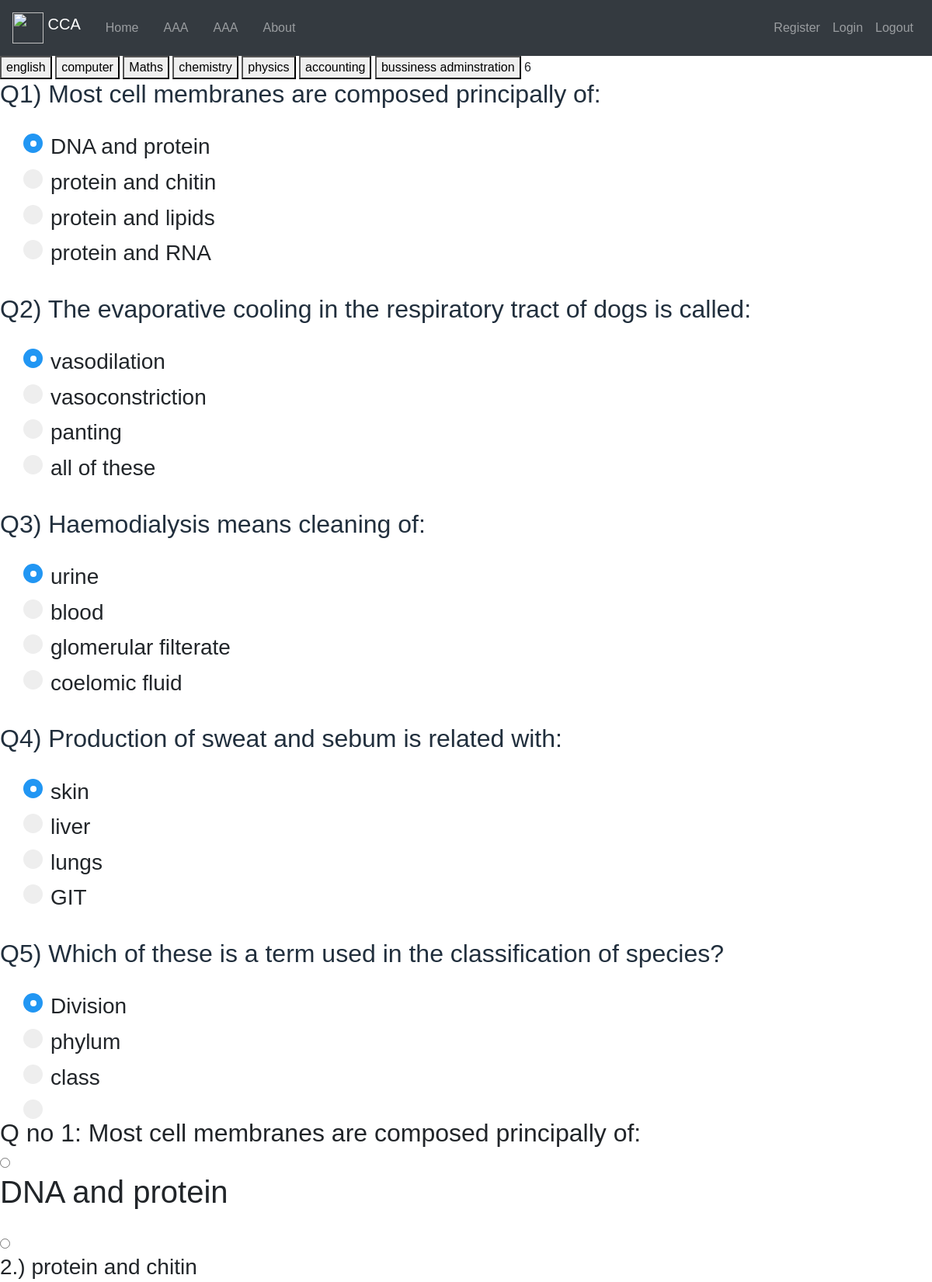
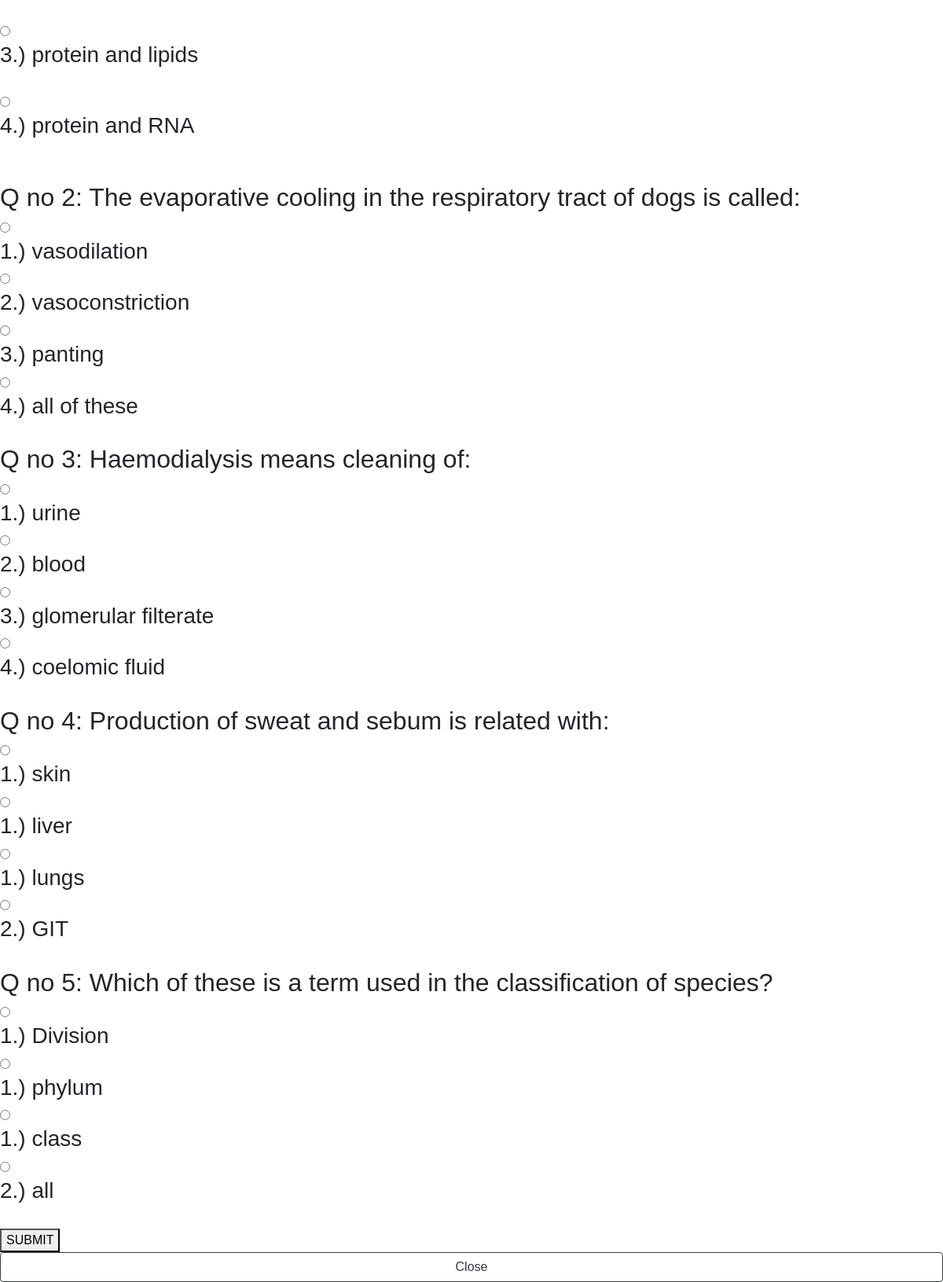
The app's page /CCA/test/6/ with its own data (2 pictures, top to bottom).
### CCA/models.py (models this page shows)
class Questionaries(models.Model):
     field_id = models.ForeignKey(Field,default=True,on_delete=models.CASCADE)
     diff_id =  models.ForeignKey(Difficulty_level,default=True,on_delete=models.CASCADE)
     questions= models.CharField(default=True,max_length=200)
     op_1= models.CharField(default=True,max_length=100)
     op_2= models.CharField(default=True,max_length=100)
     op_3= models.CharField(default=True,max_length=100)
     op_4= models.CharField(default=True,max_length=100)
     answer= models.CharField(default=True,max_length=100)
     def __str__(self):
        return self.questions

### CCA/views.py (the view)
# urls.py: path('test/<int:field_id>/', views.test, name='test'),
def test(request,field_id):
    english = Questionaries.objects.filter(field_id=field_id)
    print("field_id",field_id)
    e_0=english[0]
    e_1=english[1]
    e_2=english[2]
    e_3=english[3]
    e_4=english[4]
    en_0 = Questionaries.objects.filter(questions=e_0)
    en_1 = Questionaries.objects.filter(questions=e_1)
    en_2 = Questionaries.objects.filter(questions=e_2)
    en_3 = Questionaries.objects.filter(questions=e_3)
    en_4 = Questionaries.objects.filter(questions=e_4)
    param = {'english': english,'en_0':en_0,'en_1':en_1,'en_2':en_2,'en_3':en_3,'en_4':en_4,'e_0':e_0,
    'field_id':field_id}
    return render(request,'CCA/test.html',param)

### CCA/templates/CCA/test.html (shortened to what this page needs)
<!DOCTYPE html>
<html lang="en">
<head>
</head>
<body>
{% extends 'CCA/base.html' %}
{% block body %}
{% include 'CCA/fields.html' %}
<form action="{% url 'CCA:english' field_id %}" method='Post'>
  {% include 'CCA/main.html' %}
{% endblock %}

### CCA/templates/CCA/base.html (shortened to what this page needs)
<!DOCTYPE html>
<html lang="en">
<head>
    <link rel="stylesheet" href="https://stackpath.bootstrapcdn.com/bootstrap/4.3.1/css/bootstrap.min.css">
</head>
<body>
 <nav class="navbar navbar-expand-lg navbar-dark bg-dark">
  <a class="navbar-brand" href="#">
      {% load static %}
    <img src="#" width="40" height="40" class="d-inline-block align-top" alt="">
   CCA
  </a>
  <div class="collapse navbar-collapse" id="navbarSupportedContent">
    <ul class="navbar-nav mr-auto">
      <li class="nav-link">
        <a class="nav-link" href="#">Home <span class="sr-only">(current)</span></a>
      </li>
      <li class="nav-link">
        <a class="nav-link" href="#">AAA <span class="sr-only">(current)</span></a>
      </li>
      <li class="nav-link">
        <a class="nav-link" href="#">AAA <span class="sr-only">(current)</span></a>
      </li>
 	 <li class="nav-link">
        <a class="nav-link" href="#">About <span class="sr-only">(current)</span></a>
      </li>
         </ul>
    <ul class="nav justify-content-center">
	<li class="nav-item active navbar-nav mr-auto">
        <a class="nav-link" href="{% url 'CCA:register' %}">Register <span class="sr-only">(current)</span></a>
      </li>
      <li class="nav-item active navbar-nav mr-auto">
        <a class="nav-link" href="{% url 'CCA:login' %}">Login <span class="sr-only">(current)</span></a>
      </li>
      <li class="nav-item active navbar-nav mr-auto">
        <a class="nav-link" href="{% url 'CCA:logout' %}">Logout <span class="sr-only">(current)</span></a>
      </li>
    </ul>
  </div>
</nav>
{% block body %}
{% endblock %}
</body>
</html>

### CCA/templates/CCA/fields.html (shortened to what this page needs)
<!DOCTYPE html>
<html lang="en">
<head>
</head>
<body>
<a href="{% url 'CCA:test' 11 %}"><button>english</button></a>
<a href="{% url 'CCA:test' 7 %}"><button>computer</button></a>
<a href="{% url 'CCA:test' 8 %}"><button>Maths</button></a>
<a href="{% url 'CCA:test' 9 %}"><button>chemistry</button></a>
<a href="{% url 'CCA:test' 10 %}"><button>physics</button></a>
<a href="{% url 'CCA:test' 12 %}"><button>accounting</button></a>
<a href="{% url 'CCA:test' 14 %}"><button>bussiness adminstration</button></a>
</body>
</html>

### CCA/templates/CCA/main.html (shortened to what this page needs)
{% for i in en_0 %}
<h2 style="color:#212F3D;">Q1) {{i.questions}}</h2> </br>
<label class="container"><h3>{{i.op_1}}</h3>
  <span class="checkmark"></span>
</label>
<label class="container"> <h3> {{i.op_2}} </h3>
  <span class="checkmark"></span>
</label>
<label class="container"> <h3> {{i.op_3}} </h3>
  <span class="checkmark"></span>
</label>
<label class="container"> <h3> {{i.op_4}} </h3>
  <span class="checkmark"></span>
</label>
 {% endfor %}
 {% for i in en_1 %}
<h2 style="color:#212F3D;">Q2) {{i.questions}}</h2> </br>
<label class="container"><h3>{{i.op_1}}</h3>
  <span class="checkmark"></span>
</label>
<label class="container"> <h3> {{i.op_2}} </h3>
  <span class="checkmark"></span>
</label>
<label class="container"> <h3> {{i.op_3}} </h3>
  <span class="checkmark"></span>
</label>
<label class="container"> <h3> {{i.op_4}} </h3>
  <span class="checkmark"></span>
</label>
 {% endfor %}
 {% for i in en_2 %}
<h2 style="color:#212F3D;">Q3) {{i.questions}}</h2></br>
<label class="container"><h3>{{i.op_1}}</h3>
  <span class="checkmark"></span>
</label>
<label class="container"> <h3> {{i.op_2}} </h3>
  <span class="checkmark"></span>
</label>
<label class="container"> <h3> {{i.op_3}} </h3>
  <span class="checkmark"></span>
</label>
<label class="container"> <h3> {{i.op_4}} </h3>
  <span class="checkmark"></span>
</label>
 {% endfor %}
 {% for i in en_3 %}
<h2 style="color:#212F3D;">Q4) {{i.questions}}</h2> </br>
<label class="container"><h3>{{i.op_1}}</h3>
  <span class="checkmark"></span>
</label>
<label class="container"> <h3> {{i.op_2}} </h3>
  <span class="checkmark"></span>
</label>
<label class="container"> <h3> {{i.op_3}} </h3>
  <span class="checkmark"></span>
</label>
<label class="container"> <h3> {{i.op_4}} </h3>
  <span class="checkmark"></span>
</label>
 {% endfor %}
 {% for i in en_4 %}
<h2 style="color:#212F3D;">Q5) {{i.questions}}</h2> </br>
<label class="container"><h3>{{i.op_1}}</h3>
  <span class="checkmark"></span>
</label>
<label class="container"> <h3> {{i.op_2}} </h3>
  <span class="checkmark"></span>
</label>
<label class="container"> <h3> {{i.op_3}} </h3>
  <span class="checkmark"></span>
</label>
<label class="container"> <h3> {{i.op_5}} </h3>
  <span class="checkmark"></span>
</label>
 {% endfor %}
{% for i in en_0 %}
  <h2>Q no 1: {{i.questions}}</h2>
  <input type="radio" name="op_1" value={{i.op_1}}><h1><span>{{i.op_1}}</span></h1></br>
  <input type="radio" name="op_1" value={{i.op_2}}><h3>2.) {{i.op_2}}</h3></br>
  <input type="radio" name="op_1" value="{{i.op_3}}"><h3>3.) {{i.op_3}}</h3></br>
  <input type="radio" name="op_1" value="{{i.op_4}}"><h3>4.) {{i.op_4}}</h3></br>
 {% endfor %}
{% for i in en_1 %}
  <h2>Q no 2: {{i.questions}}</h2>
  <input type="radio" name="op_2" value={{i.op_1}}><h3>1.) {{i.op_1}}</h3>
  <input type="radio" name="op_2" value={{i.op_2}}><h3>2.) {{i.op_2}}</h3>
  <input type="radio" name="op_2" value={{i.op_3}}><h3>3.) {{i.op_3}}</h3>
  <input type="radio" name="op_2" value={{i.op_4}}><h3>4.) {{i.op_4}}</h3>
  {% endfor %}
{% for i in en_2 %}
  <h2>Q no 3: {{i.questions}}</h2>
  <input type="radio" name="op_3" value={{i.op_1}}><h3>1.) {{i.op_1}}</h3>
  <input type="radio" name="op_3" value={{i.op_2}}><h3>2.) {{i.op_2}}</h3>
  <input type="radio" name="op_3" value={{i.op_3}}><h3>3.) {{i.op_3}}</h3>
  <input type="radio" name="op_3" value={{i.op_4}}><h3>4.) {{i.op_4}}</h3>
  {% endfor %}
{% for i in en_3 %}
  <h2>Q no 4: {{i.questions}}</h2>
  <input type="radio" name="op_4" value={{i.op_1}}><h3>1.) {{i.op_1}}</h3>
  <input type="radio" name="op_4" value={{i.op_2}}><h3>1.) {{i.op_2}}</h3>
  <input type="radio" name="op_4" value={{i.op_3}}><h3>1.) {{i.op_3}}</h3>
  <input type="radio" name="op_4" value={{i.op_4}}><h3>2.) {{i.op_4}}</h3>
  {% endfor %}
{% for i in en_4 %}
  <h2>Q no 5: {{i.questions}}</h2>
  <input type="radio" name="op_5" value={{i.op_1}}><h3>1.) {{i.op_1}}</h3>
  <input type="radio" name="op_5" value={{i.op_2}}><h3>1.) {{i.op_2}}</h3>
  <input type="radio" name="op_5" value={{i.op_3}}><h3>1.) {{i.op_3}}</h3>
  <input type="radio" name="op_5" value={{i.op_4}}><h3>2.) {{i.op_4}}</h3>
  {% endfor %}
 <button type="submit">SUBMIT</button>
 <a href="{% url 'CCA:result' %}"><button class="btn btn-outline-dark" style="width:100%" type="button">
 Close </button> </a>
</body>
</html>

### CCA/templates/CCA/base.html (style rules this page uses)
body { margin: 0; padding: 0; font-family: sans-serif; }

### CCA/templates/CCA/main.html (style rules this page uses)
.container { display: block; position: relative; padding-left: 35px; margin-bottom: 12px; cursor: pointer; font-size: 22px; -webkit-user-select: none; -moz-user-select: none; -ms-user-select: none; user-select: none; }
.checkmark { position: absolute; top: 0; left: 0; height: 25px; width: 25px; background-color: #eee; border-radius: 50%; }
.container input:checked ~ .checkmark { background-color: #2196F3; }
.checkmark:after { content: ""; position: absolute; display: none; }
.container input:checked ~ .checkmark:after { display: block; }
.container .checkmark:after { top: 9px; left: 9px; width: 8px; height: 8px; border-radius: 50%; background: white; }

### records on screen
Questionaries: questions "Most cell membranes are composed principally of:", op_1 "DNA and protein", op_2 "protein and chitin", op_3 "protein and lipids", op_4 "protein and RNA"
Questionaries: questions "The evaporative cooling in the respiratory tract of dogs is called:", op_1 "vasodilation", op_2 "vasoconstriction", op_3 "panting", op_4 "all of these"
Questionaries: questions "Haemodialysis means cleaning of:", op_1 "urine", op_2 "blood", op_3 "glomerular filterate", op_4 "coelomic fluid"
Questionaries: questions "Production of sweat and sebum is related with:", op_1 "skin", op_2 "liver", op_3 "lungs", op_4 "GIT"
Questionaries: questions "Which of these is a term used in the classification of species?", op_1 "Division", op_2 "phylum", op_3 "class", op_4 "all"
